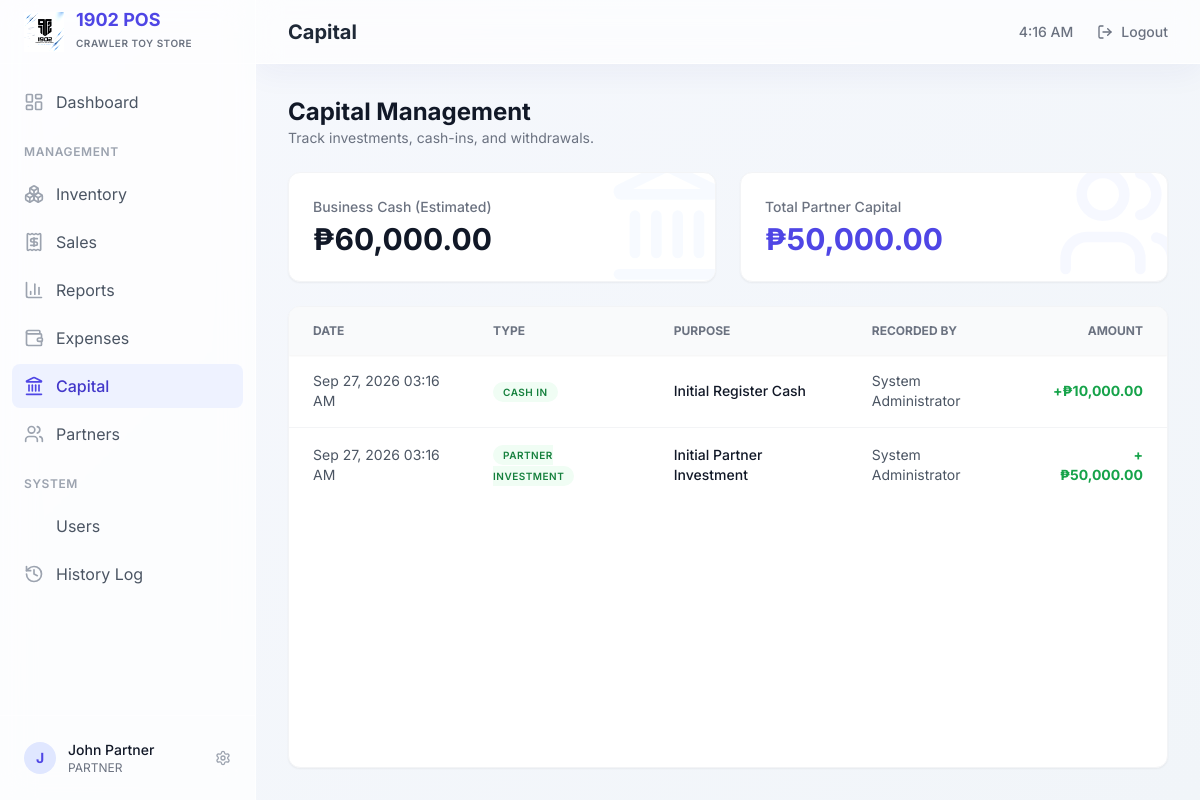
The page /capital/index.php (signed in) on the database its author committed.
### tables this page shows
CREATE TABLE IF NOT EXISTS `capital_transactions` (
    `id` INT AUTO_INCREMENT PRIMARY KEY,
    `type` ENUM('CASH_IN', 'CASH_OUT', 'PARTNER_INVESTMENT', 'PARTNER_WITHDRAWAL', 'OWNER_INVESTMENT', 'OWNER_WITHDRAWAL') NOT NULL,
    `amount` DECIMAL(10, 2) NOT NULL,
    `purpose` VARCHAR(255) NOT NULL,
    `description` TEXT NULL,
    `partner_id` INT NULL,
    `recorded_by` INT NULL,
    `transaction_date` DATETIME NOT NULL,
    `created_at` DATETIME DEFAULT CURRENT_TIMESTAMP,
    FOREIGN KEY (`partner_id`) REFERENCES `partners`(`id`) ON DELETE SET NULL,
    FOREIGN KEY (`recorded_by`) REFERENCES `users`(`id`) ON DELETE SET NULL
);

CREATE TABLE IF NOT EXISTS `users` (
    `id` INT AUTO_INCREMENT PRIMARY KEY,
    `name` VARCHAR(100) NOT NULL,
    `username` VARCHAR(50) NOT NULL UNIQUE,
    `email` VARCHAR(100) NOT NULL UNIQUE,
    `password` VARCHAR(255) NOT NULL,
    `role` ENUM('ADMIN', 'PARTNER', 'STAFF') NOT NULL DEFAULT 'STAFF',
    `status` ENUM('ACTIVE', 'INACTIVE') NOT NULL DEFAULT 'ACTIVE',
    `created_at` DATETIME DEFAULT CURRENT_TIMESTAMP,
    `updated_at` DATETIME DEFAULT CURRENT_TIMESTAMP ON UPDATE CURRENT_TIMESTAMP,
    `last_login` DATETIME NULL
);

### capital/index.php (the view, shortened to what this page needs)
<?php
require_once '../includes/header.php';
require_once '../includes/sidebar.php';
require_once '../includes/db.php';
$stmt = $pdo->query("SELECT ct.*, u.name as user_name FROM capital_transactions ct LEFT JOIN users u ON ct.recorded_by = u.id ORDER BY ct.transaction_date DESC LIMIT 50");
$transactions = $stmt->fetchAll();
$stmt = $pdo->query("
    SELECT
        (SELECT COALESCE(SUM(amount), 0) FROM capital_transactions WHERE type IN ('CASH_IN', 'PARTNER_INVESTMENT', 'OWNER_INVESTMENT')) -
        (SELECT COALESCE(SUM(amount), 0) FROM capital_transactions WHERE type IN ('CASH_OUT', 'PARTNER_WITHDRAWAL', 'OWNER_WITHDRAWAL')) +
        (SELECT COALESCE(SUM(total), 0) FROM sales WHERE status = 'COMPLETED' AND payment_method = 'CASH') -
        (SELECT COALESCE(SUM(amount), 0) FROM expenses)
    AS business_cash
");
$businessCash = $stmt->fetchColumn();
$stmt = $pdo->query("
    SELECT
        (SELECT COALESCE(SUM(amount), 0) FROM capital_transactions WHERE type = 'PARTNER_INVESTMENT') -
        (SELECT COALESCE(SUM(amount), 0) FROM capital_transactions WHERE type = 'PARTNER_WITHDRAWAL')
    AS partner_capital
");
$partnerCapital = $stmt->fetchColumn();
?>
<div class="max-w-7xl mx-auto flex flex-col h-[calc(100vh-8rem)]">
    <div class="flex flex-col md:flex-row md:items-center justify-between mb-6 shrink-0">
        <div>
            <h2 class="text-2xl font-bold text-gray-900">Capital Management</h2>
            <p class="text-gray-500 text-sm">Track investments, cash-ins, and withdrawals.</p>
        </div>
    </div>
    <div class="grid grid-cols-1 md:grid-cols-2 gap-6 mb-6 shrink-0">
        <div class="bg-white rounded-xl p-6 border border-gray-100 shadow-sm relative overflow-hidden">
            <div class="absolute -right-4 -top-4 text-blue-50 opacity-50"><i data-lucide="landmark" class="w-32 h-32"></i></div>
            <p class="text-sm font-medium text-gray-500 mb-1 relative z-10">Business Cash (Estimated)</p>
            <h3 class="text-3xl font-bold text-gray-900 relative z-10">₱<?= number_format($businessCash, 2) ?></h3>
        </div>
        <div class="bg-white rounded-xl p-6 border border-gray-100 shadow-sm relative overflow-hidden">
            <div class="absolute -right-4 -top-4 text-indigo-50 opacity-50"><i data-lucide="users" class="w-32 h-32"></i></div>
            <p class="text-sm font-medium text-gray-500 mb-1 relative z-10">Total Partner Capital</p>
            <h3 class="text-3xl font-bold text-gray-900 text-indigo-600 relative z-10">₱<?= number_format($partnerCapital, 2) ?></h3>
        </div>
    </div>
    <div class="bg-white rounded-xl shadow-sm border border-gray-100 flex-1 overflow-hidden flex flex-col">
        <div class="overflow-x-auto flex-1 relative">
            <table class="w-full text-left text-sm text-gray-600">
                <thead class="bg-gray-50 text-gray-500 text-xs uppercase font-semibold sticky top-0 z-10 shadow-sm">
                    <tr>
                        <th class="px-6 py-4">Date</th>
                        <th class="px-6 py-4">Type</th>
                        <th class="px-6 py-4">Purpose</th>
                        <th class="px-6 py-4">Recorded By</th>
                        <th class="px-6 py-4 text-right">Amount</th>
                    </tr>
                </thead>
                <tbody class="divide-y divide-gray-100">
                    <?php if (empty($transactions)): ?>
                    <tr><td colspan="5" class="px-6 py-8 text-center text-gray-400">No transactions recorded.</td></tr>
                    <?php else: ?>
                        <?php foreach ($transactions as $t): ?>
                        <tr class="hover:bg-gray-50 transition-colors">
                            <td class="px-6 py-4"><?= date('M d, Y h:i A', strtotime($t['transaction_date'])) ?></td>
                            <td class="px-6 py-4">
                                <?php
                                    $is_in = in_array($t['type'], ['CASH_IN', 'PARTNER_INVESTMENT', 'OWNER_INVESTMENT']);
                                    $color = $is_in ? 'text-green-700 bg-green-50' : 'text-orange-700 bg-orange-50';
                                ?>
                                <span class="px-2.5 py-1 text-[10px] uppercase tracking-wider font-semibold <?= $color ?> rounded-full">
                                    <?= str_replace('_', ' ', $t['type']) ?>
                                </span>
                            </td>
                            <td class="px-6 py-4 font-medium text-gray-900"><?= htmlspecialchars($t['purpose']) ?></td>
                            <td class="px-6 py-4"><?= htmlspecialchars($t['user_name'] ?? 'System') ?></td>
                            <td class="px-6 py-4 text-right font-bold <?= $is_in ? 'text-green-600' : 'text-orange-600' ?>">
                                <?= $is_in ? '+' : '-' ?>₱<?= number_format($t['amount'], 2) ?>
                            </td>
                        </tr>
                        <?php endforeach; ?>
                    <?php endif; ?>
                </tbody>
            </table>
        </div>
    </div>
</div>
<?php require_once '../includes/footer.php'; ?>

### includes/header.php (style rules this page uses)
body { font-family: 'Inter', sans-serif; background: linear-gradient(135deg, #f6f8fd 0%, #f1f5f9 100%); background-attachment: fixed; }

### rows shown on the page
capital_transactions: transaction_date "Sep 27, 2026 03:16 AM", type "CASH IN", purpose "Initial Register Cash", recorded_by.name "System Administrator", amount "10,000.00"
capital_transactions: transaction_date "Sep 27, 2026 03:16 AM", type "PARTNER INVESTMENT", purpose "Initial Partner Investment", recorded_by.name "System Administrator", amount "50,000.00"

### other values the page prints
substr($_SESSION['name'], 0, 1) "J"
$_SESSION['name'] "John Partner"
$_SESSION['role'] "PARTNER"
str_replace('-', ' ', $currentPage) "Capital"
$businessCash "60,000.00"
$partnerCapital "50,000.00"
